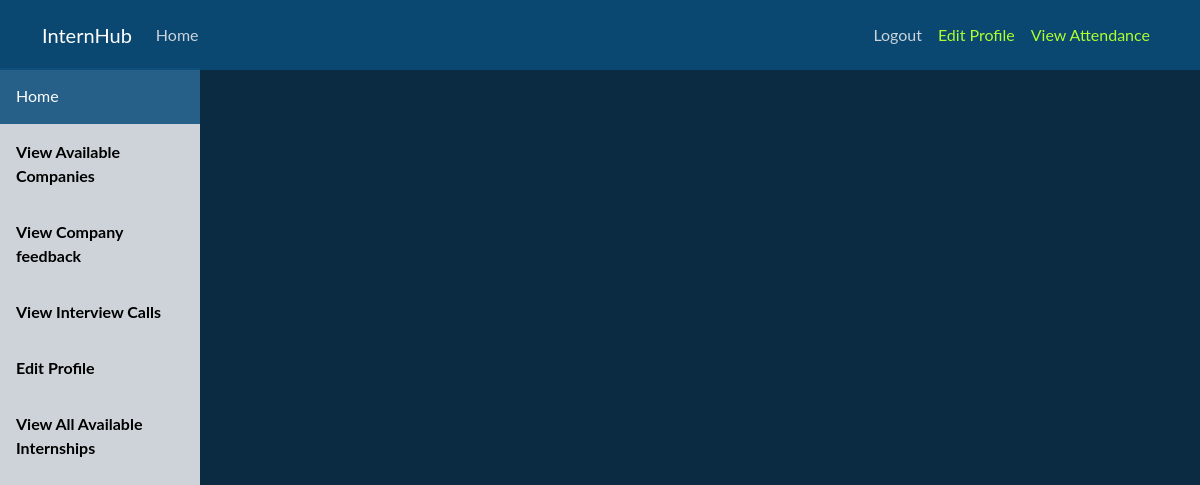
Before: /student/view-internships (signed in) with the older database file.
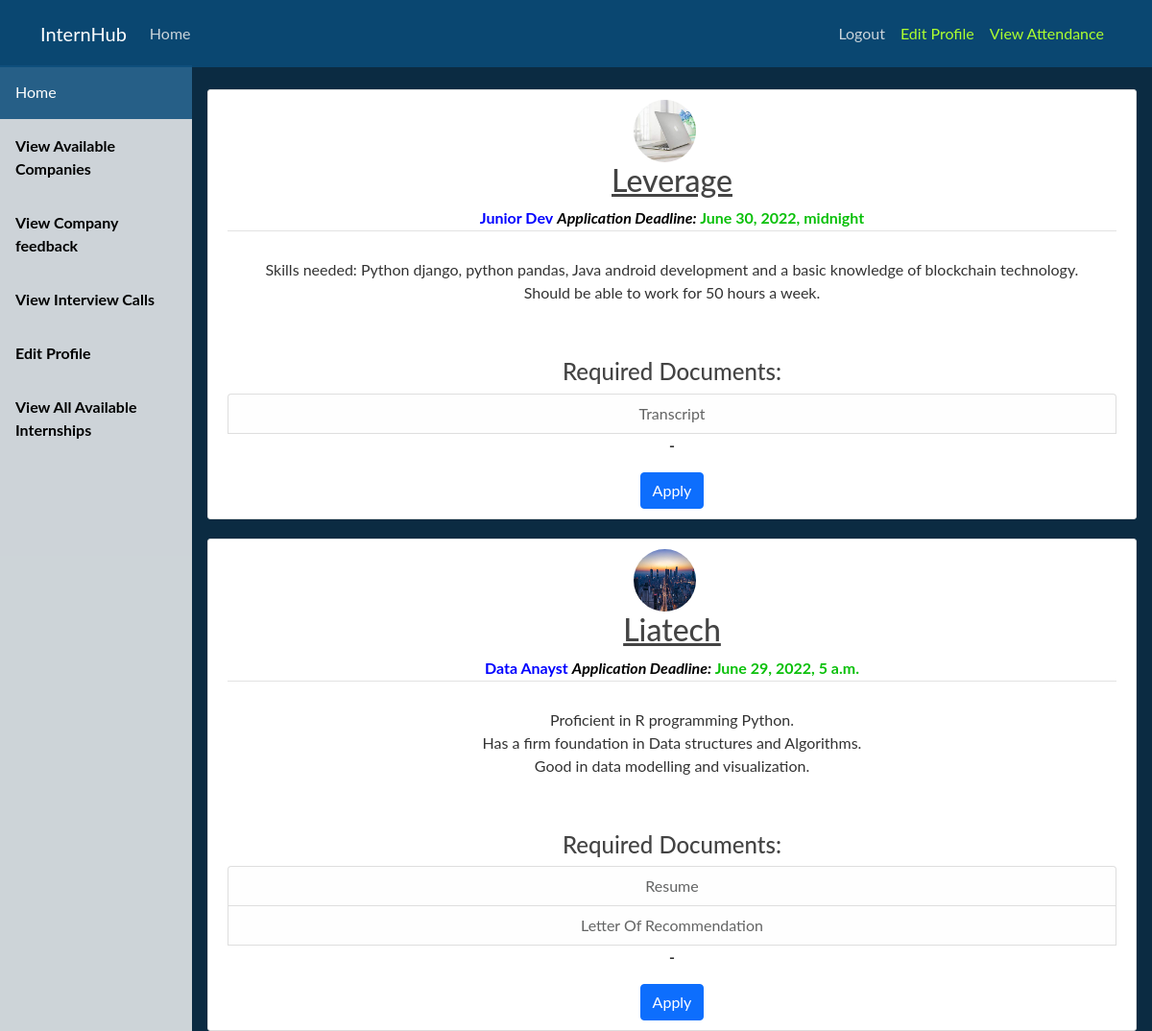
After: the same page with the newer database file.
### company/models.py (models this page shows)
class InternJob(models.Model):
   company = models.ForeignKey(Company, on_delete=models.CASCADE)
   title = models.CharField(max_length=100, null=False)
   deadline = models.DateTimeField()
   resume = models.CharField(max_length=20)
   transcript = models.CharField(max_length=20)
   recommendation = models.CharField(max_length=20)
   cover_letter = models.CharField(max_length=20)
   requirements = models.TextField()

class Company(models.Model):
    user  = models.OneToOneField(User, on_delete=models.CASCADE)
    field = models.CharField(max_length=200, null=True)
    country = models.CharField(max_length=200, null=True)
    city = models.CharField(max_length=200, null=True)
    profilePic = models.ImageField(default='default.jpg', upload_to='profile_pics')
    description = models.TextField(null=True)
    opened = models.CharField(max_length=20, null=True)

### student/views.py (the view)
# urls.py: path('view-internships', ListInternships.as_view(), name='view-all-internships')
class ListInternships(LoginRequiredMixin, ListView):
    model = InternJob
    template_name = 'student/view_internships.html'
    context_object_name = 'Internships'
    paginate_by = 5

### student/templates/student/view_internships.html (shortened to what this page needs)
{% extends 'student/dashboard_base.html' %}
{% block body %}
    <br>
    {% for job in Internships %}
        <article class="media content-section">
            <img  class="rounded-circle article-img" src="{{ job.company.profilePic.url }}">
            <div class="media-body">
                <h2><a class="article-title" href="#">{{ job.company.user.username }}</a></h2>
                <div class="article-metadata">
                    <b style="color: blue;" >{{ job.title }}</b>
                    <b style="color: #09c009;" ><i style="color: black;">Application Deadline:</i> {{ job.deadline }}</b>
                </div>
                <p class="article-content">
                    {{ job.requirements }}
                </p>
                <p class="article-content">
                    <h4>Required Documents:</h4>
                    <ul class="list-group">
                        {% if job.transcript == 'Yes' %}
                            <li class="list-group-item list-group-item-light">Transcript</li>
                        {% endif %}
                        {% if job.resume == 'Yes' %}
                            <li class="list-group-item list-group-item-light">Resume</li>
                        {% endif %}
                        {% if job.recommendation == 'Yes' %}
                            <li class="list-group-item list-group-item-light">Letter Of Recommendation</li>
                        {% endif %}
                       <b>-</b>
                    </ul>
                </p>
                <a class="btn btn-primary" href="{% url 'apply-job' job.pk %}" role="button">Apply</a>
            </div>
        </article>
    {% endfor %}
{% endblock %}

Changed rows visible on the page:
added InternJob: company.profilePic (picture), company.user.username "Leverage", title "Junior Dev", deadline "June 30, 2022, midnight", requirements "Skills needed: Python django, python pandas, Java android development and a basic knowledge of blockchain technology. Should be able to work for 50 hours a week.", transcript "Transcript"
added InternJob: company.profilePic (picture), company.user.username "Liatech", title "Data Anayst", deadline "June 29, 2022, 5 a.m.", requirements "Proficient in R programming Python. Has a firm foundation in Data structures and Algorithms. Good in data modelling and visualization.", resume "Resume", recommendation "Letter Of Recommendation"
